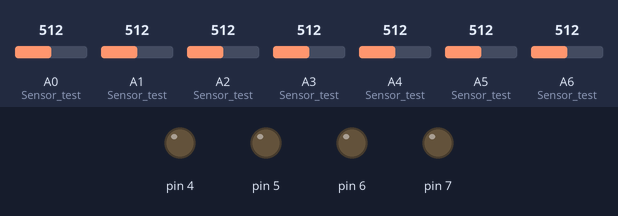
Recording of a sketch running on a simulated Arduino Nano, built with avr-gcc and run on an emulated ATmega328P. Shown: output pins drawn as LEDs (lit = HIGH). Inputs (shaded band) come from the test bench; at power-on: A0 (Sensor_test) = 512, A1 (Sensor_test) = 512, A2 (Sensor_test) = 512, A3 (Sensor_test) = 512, A4 (Sensor_test) = 512, A5 (Sensor_test) = 512, A6 (Sensor_test) = 512.

Above: at 1.2 s.
1.3 s: A0 (Sensor_test) set to 594
2.8 s: A0 (Sensor_test) set to 608
At 3.9 s:
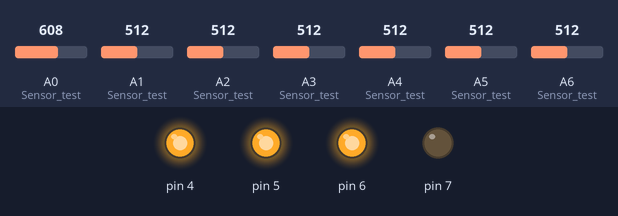
Timing chart, 0 to 5.8 s (numbered marks = the images above; inputs shaded):
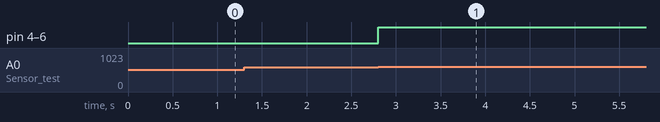

Measured:
- the behaviour switches between 600 and 601 on A0 (Sensor_test) (found by bisection; images 0 and 1)
- after the input at 1.3 s, every drawn part: stays the same
- after the input at 2.8 s, pin 4–6: LOW → HIGH at once

The sketch:

Maze_solver.ino
```cpp
int middle,right,left,right_most,left_most,right_flag,left_flag;

void setup()
{
  Serial.begin(9600);
  pinMode(A0,INPUT);
  pinMode(A1,INPUT);
  pinMode(A2,INPUT);
  pinMode(A3,INPUT);
  pinMode(A4,INPUT);
  pinMode(A5,INPUT);
  pinMode(A6,INPUT);

  pinMode(7,OUTPUT);
  pinMode(6,OUTPUT);
  pinMode(5,OUTPUT);
  pinMode(4,OUTPUT);

}

void loop()
{
  Sensor_test();

  if(middle>600 && right<600 && left<600 && right_most<600 && left_most<600 && right_flag<600 && left_flag<600){
    forward();
  }

  if(middle<600 && right<600 && left<600 && right_most<600 && left_most<600 && right_flag>600 && left_flag<600){
    right_turn();
  }

  if(middle<600 && right<600 && left<600 && right_most<600 && left_most<600 && right_flag<600 && left_flag>600){
    left_turn();
  }

  if(middle>600 && right<600 && left<600 && right_most<600 && left_most<600 && right_flag>600 && left_flag<600){
    while(middle<600){
      right_turn();
      middle=analogRead(A3);
    }
  }

  if(middle<600 && right<600 && left<600 && right_most<600 && left_most<600 && right_flag<600 && left_flag>600){
    while(middle<600){
      left_turn();
      middle=analogRead(A3);
    }
  }

//  if((middle>600 || right>600 || left>600) && right_most<600 && left_most<600 && right_flag>600 && left_flag<600){
//    while(left_flag<600){
//      right_turn();
//      left_flag=analogRead(A0);
//    }
//    while(middle<600){
//      right_turn();
//      middle=analogRead(A3);
//    }
//    }


}

void forward(){
  digitalWrite(7,HIGH);
  analogWrite(6,255);

  digitalWrite(4,HIGH);
  analogWrite(5,255);
}

void reverse()
{
  digitalWrite(7,LOW);
  analogWrite(6,255);

  digitalWrite(4,LOW);
  analogWrite(5,255);
}

void right_turn()
{
  digitalWrite(7,HIGH);
  analogWrite(6,255);

  digitalWrite(4,LOW);
  analogWrite(5,255);
}

void left_turn()
{
  digitalWrite(7,LOW);
  analogWrite(6,255);

  digitalWrite(4,HIGH);
  analogWrite(5,255);
}


void right_zig(){
  digitalWrite(7,HIGH);
  analogWrite(6,0);

  digitalWrite(4,HIGH);
  analogWrite(5,255);
}

void left_zig(){
    digitalWrite(7,HIGH);
  analogWrite(6,255);

  digitalWrite(4,HIGH);
  analogWrite(5,0);
}

void Sensor_test()
{
  middle=analogRead(A3);
  right=analogRead(A4);
  left=analogRead(A2);
  right_most=analogRead(A5);
  left_most=analogRead(A1);
  right_flag=analogRead(A6);
  left_flag=analogRead(A0);
}
```
